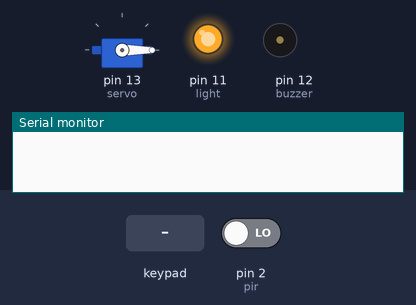
This sketch was run on a simulated Arduino Uno, built with avr-gcc and run on an emulated ATmega328P. On the bench: servo, output pins drawn as LEDs (lit = HIGH), buzzer (waves = sounding), the last lines printed to the serial monitor. Dashed ring = blinking. The inputs (shaded band) are chosen by the test bench; at power-on: pin 2 (pir) LOW.

Above: at 1.2 s.
1.3 s: key '#' pressed
At 1.7 s:
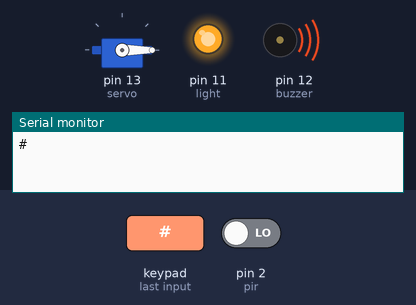
4.3 s: keypad keys 0 0 0 1 # pressed 0.4 s apart
At 7.8 s:
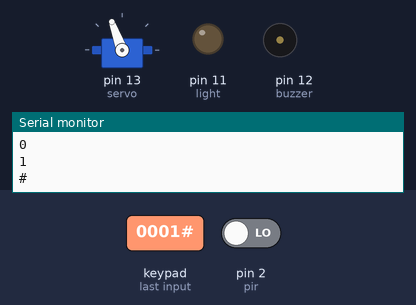
8.4 s: key 'a' pressed
At 9.0 s:
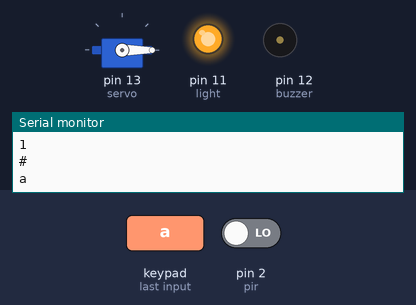
10.0 s: pin 2 (pir) driven HIGH
At 10.4 s:
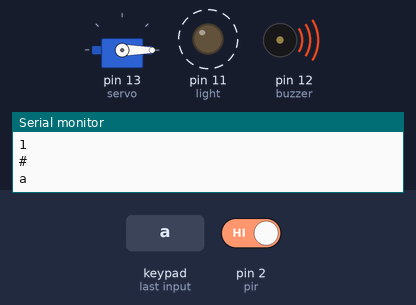
Timing chart, 0 to 14.0 s (numbered marks = the images above; inputs shaded):
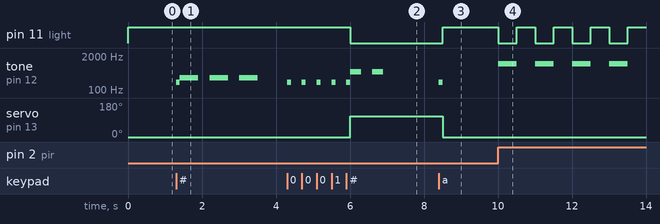

The sketch:

Security_System.ino
```cpp
#include "Keypad.h"
#include "Servo.h"

const int buzzer = 12;
const int light = 11;
const int pir = 2;
const int servo = 13;

char keys[4][4] =
{
{'1','2','3','a' },
{'4','5','6','b' },
{'7','8','9','c' },
{'*','0','#','d' }
};
byte colPins[4] = {7, 8, 9, 10};
byte rowPins[4] = {3, 4, 5, 6};
Keypad keypad = Keypad( makeKeymap(keys), rowPins, colPins, 4, 4 );

Servo myServo;
const int PASSWORD_LENGTH = 4;
char password[PASSWORD_LENGTH] = {'0','0','0','1'};
char keysPressed[8];
int nrKeysPressed=0;


int isResetPassword=0;
int isSystemArmed = 0;

void armSystem()
{
  digitalWrite(light, HIGH);
  myServo.write(0);
  isSystemArmed = 1;
}

void setup() {

  Serial.begin(9600);
  myServo.attach(servo);
  pinMode(light,OUTPUT);
  pinMode(pir,INPUT);
  armSystem();
}

void resetNumbers()
{
  for(int i=0;i<8;i++)
  {
    keysPressed[i] = '0';
  }
  nrKeysPressed = 0;
}

void openDoor()
{
  myServo.write(110);
}
void lightsOn()
{
  digitalWrite(light,LOW);
}
void successBuzz()
{
  for(int i=0;i<2;i++)
  {
    tone(buzzer,500);
    delay(300);
    noTone(buzzer);
    delay(300);
  }
}

void wrongBuzz()
{
  for(int i=0;i<3;i++)
  {
    tone(buzzer,300);
    delay(500);
    noTone(buzzer);
    delay(300);
  }
}


void checkPassword()
{
  int match = 1;
  for(int i=0;i<PASSWORD_LENGTH;i++)
  {
    if(password[i] != keysPressed[i])
    {
      match = 0;
    }
  }
  if(match == 1)
  {
    openDoor();
    lightsOn();
    successBuzz();
    isSystemArmed = 0;
  }else
  {
    wrongBuzz();
  }
  resetNumbers();
}
void alarm()
{
  int alarm = 1;
  char stopAlarmKey;
  while(alarm)
  {
    stopAlarmKey = keypad.getKey();
    if(stopAlarmKey && stopAlarmKey == 'b')
    {
       alarm = 0;
    }
    tone(buzzer,1000);
    lightsOn();
    delay(500);
     stopAlarmKey = keypad.getKey();
    if(stopAlarmKey && stopAlarmKey == 'b')
    {
       alarm = 0;
    }
    noTone(buzzer);
    digitalWrite(light,HIGH);
    delay(500);
  }

}
void loop() {
  char keyPressed = keypad.getKey();
  if(keyPressed)
  {
    tone(buzzer,200);
    delay(100);
    noTone(buzzer);
    Serial.println(keyPressed);
    if(keyPressed=='*')
    {
      resetNumbers();
    }else if(keyPressed == '#')
    {
       checkPassword();
    }
    else if(keyPressed == 'a')
    {
      armSystem();
    }
    else
    {
      keysPressed[nrKeysPressed] = keyPressed;
      nrKeysPressed++;
    }
  }
  int pirState = digitalRead(pir);
  if(pirState == HIGH && isSystemArmed == 1)
  {
    alarm();
  }

}
```

Measured:
- after the input at 1.3 s, tone on pin 12 (buzzer): silent → 200 Hz at once, then repeats every 0.80 s: 300 Hz 0.50 s, silent 0.30 s
- after the input at 4.3 s, pin 11 (light): HIGH → LOW after 1.7 s; tone on pin 12 (buzzer): plays 200 Hz for 0.10 s, 200 Hz for 0.10 s, 200 Hz for 0.10 s, 200 Hz for 0.10 s, 200 Hz for 0.10 s, 500 Hz for 0.30 s … (7 notes in this stretch), starting at once; servo on pin 13 (servo): 0° → 110° after 1.7 s
- after the input at 8.4 s, pin 11 (light): LOW → HIGH after 0.10 s; tone on pin 12 (buzzer): silent → 200 Hz at once, → silent 0.10 s later; servo on pin 13 (servo): 110° → 0° after 0.10 s
- after the input at 10.0 s, pin 11 (light): alternates HIGH for 0.50 s and LOW for 0.50 s, starting at once; tone on pin 12 (buzzer): alternates 1000 Hz for 0.50 s and silent for 0.50 s, starting at once
